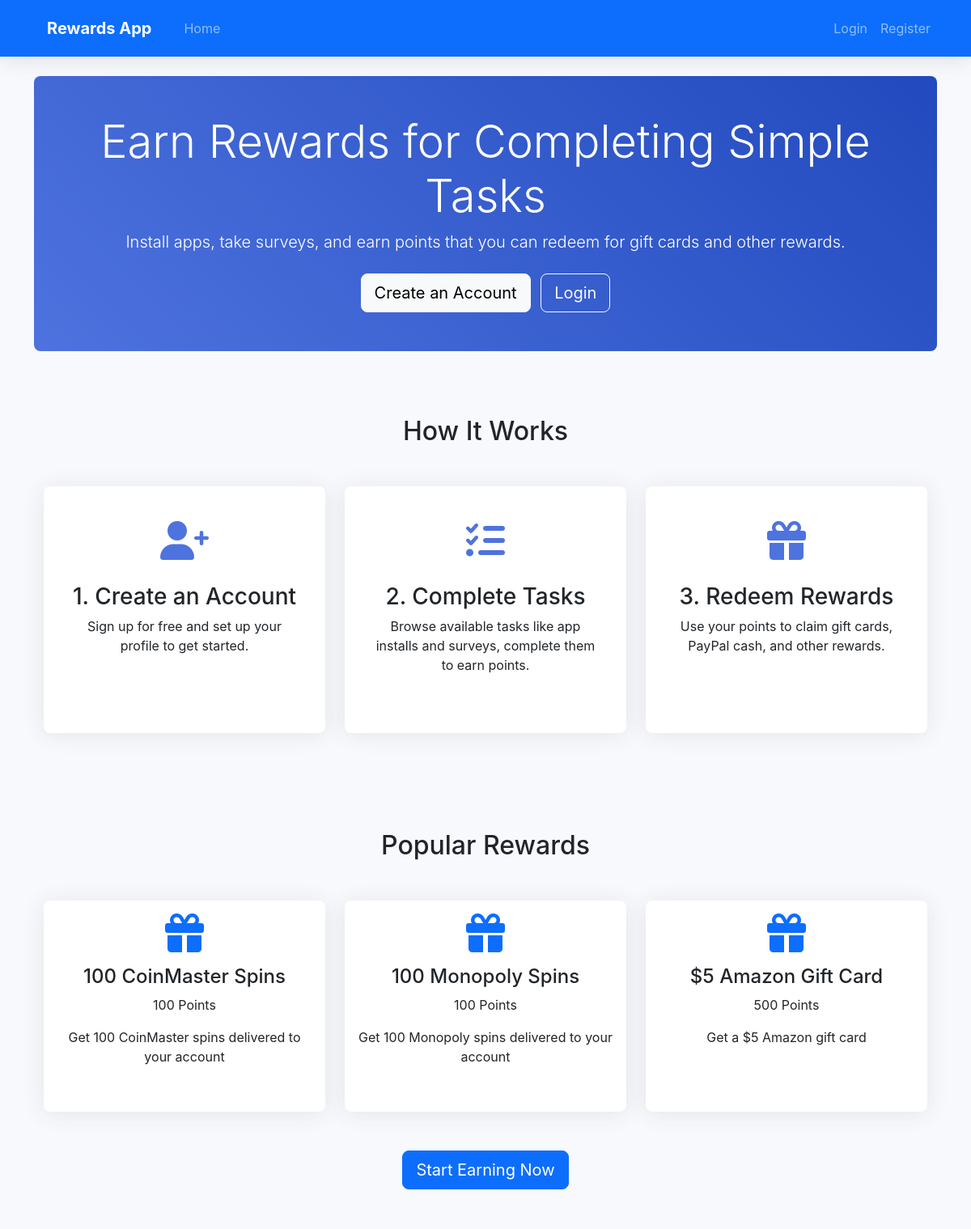
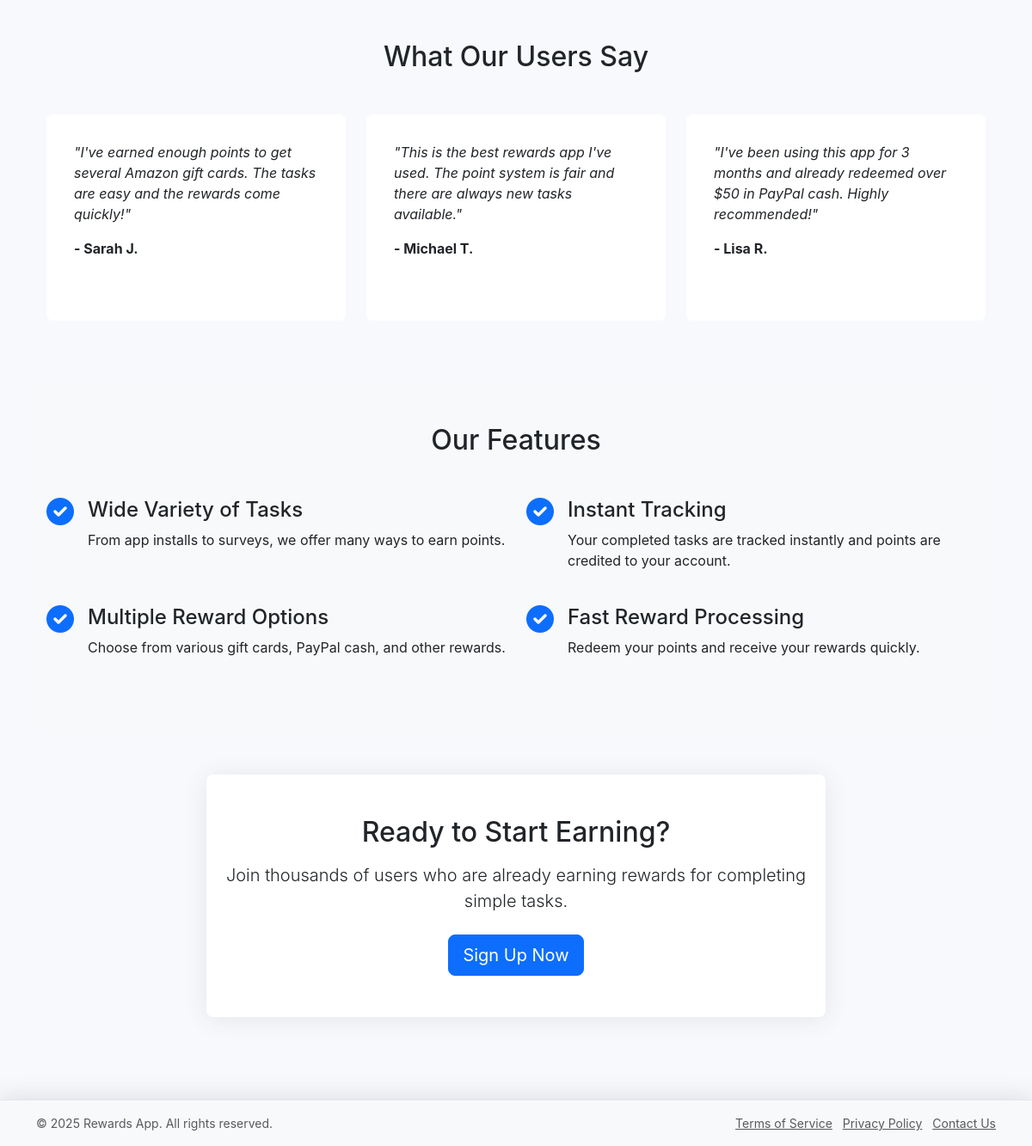
The page / on the database its author committed (2 pictures, top to bottom).
### tables this page shows
CREATE TABLE rewards (
            id INTEGER PRIMARY KEY AUTOINCREMENT,
            name TEXT NOT NULL,
            description TEXT,
            points_required INTEGER NOT NULL,
            is_active INTEGER NOT NULL DEFAULT 1,
            created_at TIMESTAMP DEFAULT CURRENT_TIMESTAMP,
            updated_at TIMESTAMP DEFAULT CURRENT_TIMESTAMP
        );

### includes/db.php (called while the page is built, shortened)
<?php
class Database {
    private $connection;
    private static $instance;
    private function __construct() {
        try {
            $this->connection = new PDO('sqlite:' . DB_PATH);
            $this->connection->setAttribute(PDO::ATTR_ERRMODE, PDO::ERRMODE_EXCEPTION);
        } catch (PDOException $e) {
            die('Database Connection Error: ' . $e->getMessage());
        }
    }
    public static function getInstance() {
        if (!self::$instance) {
            self::$instance = new self();
        }
        return self::$instance;
    }
    public function query($sql) {
        try {
            return $this->connection->query($sql);
        } catch (PDOException $e) {
            error_log("Query Error: " . $e->getMessage() . "\nSQL: " . $sql);
            return false;
        }
    }
}
?>

### includes/functions.php (called while the page is built, shortened)
<?php
require_once 'db.php';
function formatPoints($points) {
    return number_format($points);
}
?>

### index.php (the view, shortened to what this page needs)
<?php
require_once 'includes/functions.php';
$db = Database::getInstance();
$query = "SELECT * FROM rewards WHERE is_active = 1 ORDER BY points_required ASC LIMIT 3";
$result = $db->query($query);
$showcase_rewards = [];
if ($result) {
    while ($row = $result->fetch(PDO::FETCH_ASSOC)) {
        $showcase_rewards[] = $row;
    }
}
include 'includes/header.php';
?>
<div class="hero-section text-center">
    <div class="container">
        <h1 class="display-4">Earn Rewards for Completing Simple Tasks</h1>
        <p class="lead">Install apps, take surveys, and earn points that you can redeem for gift cards and other rewards.</p>
        <div class="mt-4">
            <a href="register.php" class="btn btn-light btn-lg me-2">Create an Account</a>
            <a href="login.php" class="btn btn-outline-light btn-lg">Login</a>
        </div>
    </div>
</div>
<section class="how-it-works">
    <div class="container">
        <h2 class="text-center mb-5">How It Works</h2>
        <div class="row">
            <div class="col-md-4 mb-4">
                <div class="card h-100 step-card">
                    <div class="step-icon">
                        <i class="fas fa-user-plus"></i>
                    </div>
                    <h3>1. Create an Account</h3>
                    <p>Sign up for free and set up your profile to get started.</p>
                </div>
            </div>
            <div class="col-md-4 mb-4">
                <div class="card h-100 step-card">
                    <div class="step-icon">
                        <i class="fas fa-tasks"></i>
                    </div>
                    <h3>2. Complete Tasks</h3>
                    <p>Browse available tasks like app installs and surveys, complete them to earn points.</p>
                </div>
            </div>
            <div class="col-md-4 mb-4">
                <div class="card h-100 step-card">
                    <div class="step-icon">
                        <i class="fas fa-gift"></i>
                    </div>
                    <h3>3. Redeem Rewards</h3>
                    <p>Use your points to claim gift cards, PayPal cash, and other rewards.</p>
                </div>
            </div>
        </div>
    </div>
</section>
<section class="rewards-showcase">
    <div class="container">
        <h2 class="text-center mb-5">Popular Rewards</h2>
        <div class="row">
            <?php foreach ($showcase_rewards as $reward): ?>
            <div class="col-md-4 mb-4">
                <div class="card h-100 text-center">
                    <div class="card-body">
                        <div class="mb-3">
                            <i class="fas fa-gift fa-3x text-primary"></i>
                        </div>
                        <h4><?php echo htmlspecialchars($reward['name']); ?></h4>
                        <p class="reward-points"><?php echo formatPoints($reward['points_required']); ?> Points</p>
                        <p><?php echo htmlspecialchars($reward['description']); ?></p>
                    </div>
                </div>
            </div>
            <?php endforeach; ?>
        </div>
        <div class="text-center mt-4">
            <a href="register.php" class="btn btn-primary btn-lg">Start Earning Now</a>
        </div>
    </div>
</section>
<section class="testimonials py-5">
    <div class="container">
        <h2 class="text-center mb-5">What Our Users Say</h2>
        <div class="row">
            <div class="col-md-4 mb-4">
                <div class="testimonial-card h-100">
                    <p class="testimonial-content">"I've earned enough points to get several Amazon gift cards. The tasks are easy and the rewards come quickly!"</p>
                    <p class="testimonial-author">- Sarah J.</p>
                </div>
            </div>
            <div class="col-md-4 mb-4">
                <div class="testimonial-card h-100">
                    <p class="testimonial-content">"This is the best rewards app I've used. The point system is fair and there are always new tasks available."</p>
                    <p class="testimonial-author">- Michael T.</p>
                </div>
            </div>
            <div class="col-md-4 mb-4">
                <div class="testimonial-card h-100">
                    <p class="testimonial-content">"I've been using this app for 3 months and already redeemed over $50 in PayPal cash. Highly recommended!"</p>
                    <p class="testimonial-author">- Lisa R.</p>
                </div>
            </div>
        </div>
    </div>
</section>
<section class="features py-5 bg-light">
    <div class="container">
        <h2 class="text-center mb-5">Our Features</h2>
        <div class="row">
            <div class="col-md-6 mb-4">
                <div class="d-flex">
                    <div class="me-3">
                        <i class="fas fa-check-circle fa-2x text-primary"></i>
                    </div>
                    <div>
                        <h4>Wide Variety of Tasks</h4>
                        <p>From app installs to surveys, we offer many ways to earn points.</p>
                    </div>
                </div>
            </div>
            <div class="col-md-6 mb-4">
                <div class="d-flex">
                    <div class="me-3">
                        <i class="fas fa-check-circle fa-2x text-primary"></i>
                    </div>
                    <div>
                        <h4>Instant Tracking</h4>
                        <p>Your completed tasks are tracked instantly and points are credited to your account.</p>
                    </div>
                </div>
            </div>
            <div class="col-md-6 mb-4">
                <div class="d-flex">
                    <div class="me-3">
                        <i class="fas fa-check-circle fa-2x text-primary"></i>
                    </div>
                    <div>
                        <h4>Multiple Reward Options</h4>
                        <p>Choose from various gift cards, PayPal cash, and other rewards.</p>
                    </div>
                </div>
            </div>
            <div class="col-md-6 mb-4">
                <div class="d-flex">
                    <div class="me-3">
                        <i class="fas fa-check-circle fa-2x text-primary"></i>
                    </div>
                    <div>
                        <h4>Fast Reward Processing</h4>
                        <p>Redeem your points and receive your rewards quickly.</p>
                    </div>
                </div>
            </div>
        </div>
    </div>
</section>
<section class="cta py-5">
    <div class="container">
        <div class="row">
            <div class="col-lg-8 offset-lg-2">
                <div class="card">
                    <div class="card-body text-center py-5">
                        <h2 class="mb-3">Ready to Start Earning?</h2>
                        <p class="lead mb-4">Join thousands of users who are already earning rewards for completing simple tasks.</p>
                        <a href="register.php" class="btn btn-primary btn-lg">Sign Up Now</a>
                    </div>
                </div>
            </div>
        </div>
    </div>
</section>
<?php include 'includes/footer.php'; ?>

### assets/css/style.css (style rules this page uses)
:root { --primary-color: #4e73df; --secondary-color: #6c757d; --success-color: #1cc88a; --info-color: #36b9cc; --warning-color: #f6c23e; --danger-color: #e74a3b; --light-color: #f8f9fc; --dark-color: #5a5c69; }
body { background-color: #f8f9fc; font-family: 'Nunito', -apple-system, BlinkMacSystemFont, 'Segoe UI', Roboto, 'Helvetica Neue', Arial, sans-serif; display: flex; flex-direction: column; min-height: 100vh; }
.container { flex: 1; }
.card { border: none; box-shadow: 0 0.15rem 1.75rem 0 rgba(58, 59, 69, 0.1); border-radius: 0.5rem; margin-bottom: 1.5rem; }
.hero-section { padding: 3rem 0; background: linear-gradient(45deg, #4e73df, #224abe); color: #fff; border-radius: 0.5rem; margin-bottom: 2rem; }
.how-it-works { padding: 3rem 0; }
.step-card { text-align: center; padding: 2rem; }
.step-card .step-icon { font-size: 3rem; margin-bottom: 1rem; color: var(--primary-color); }
.rewards-showcase { padding: 3rem 0; background-color: #f8f9fc; }
.rewards-showcase .card { border: none; transition: transform 0.2s; }
.testimonial-card { padding: 2rem; border-radius: 0.5rem; background-color: #fff; margin-bottom: 1.5rem; }
.testimonial-card .testimonial-content { font-style: italic; margin-bottom: 1rem; }
.testimonial-card .testimonial-author { font-weight: 700; }

### rows shown on the page
rewards: name "100 CoinMaster Spins", points_required "100", description "Get 100 CoinMaster spins delivered to your account"
rewards: name "100 Monopoly Spins", points_required "100", description "Get 100 Monopoly spins delivered to your account"
rewards: name "$5 Amazon Gift Card", points_required "500", description "Get a $5 Amazon gift card"

### other values the page prints
APP_NAME "Rewards App"
